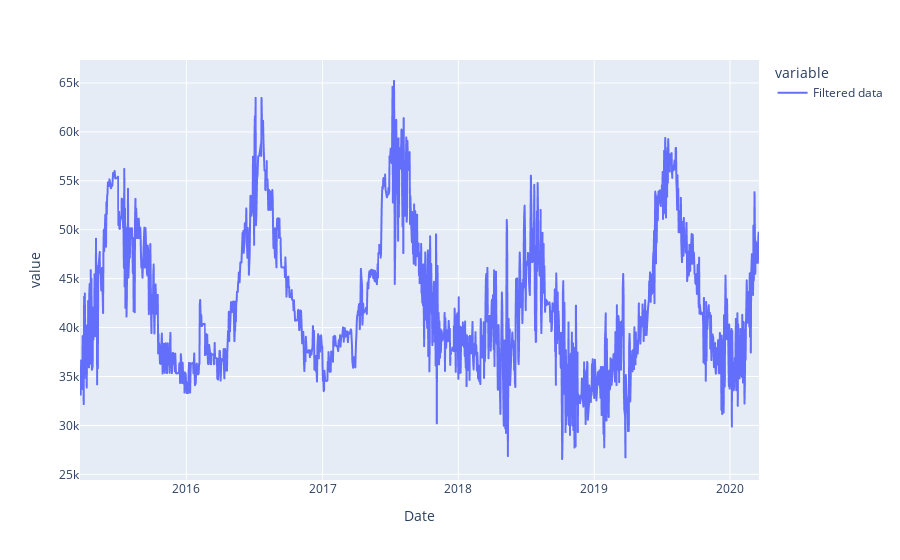

This figure's notebook cell:
### Code cell
px.line(new)

### Figure 1 — Plotly figure (JSON) as saved in the notebook; plotly's stock layout.template omitted (floating-point values rounded to 4 significant figures; data arrays with more than 128 entries replaced by an {"elided": "..."} marker saying what was removed)
{"data": [{"hovertemplate": "variable=Filtered data<br>Date=%{x}<br>value=%{y}<extra></extra>", "legendgroup": "Filtered data", "line": {"color": "#636efa", "dash": "solid"}, "marker": {"symbol": "circle"}, "mode": "lines", "name": "Filtered data", "showlegend": true, "type": "scattergl", "x": {"elided": "1826 str values"}, "xaxis": "x", "y": {"elided": "1826 float values"}, "yaxis": "y"}], "layout": {"legend": {"title": {"text": "variable"}, "tracegroupgap": 0}, "margin": {"t": 60}, "xaxis": {"anchor": "y", "domain": [0, 1], "title": {"text": "Date"}}, "yaxis": {"anchor": "x", "domain": [0, 1], "title": {"text": "value"}}}}
